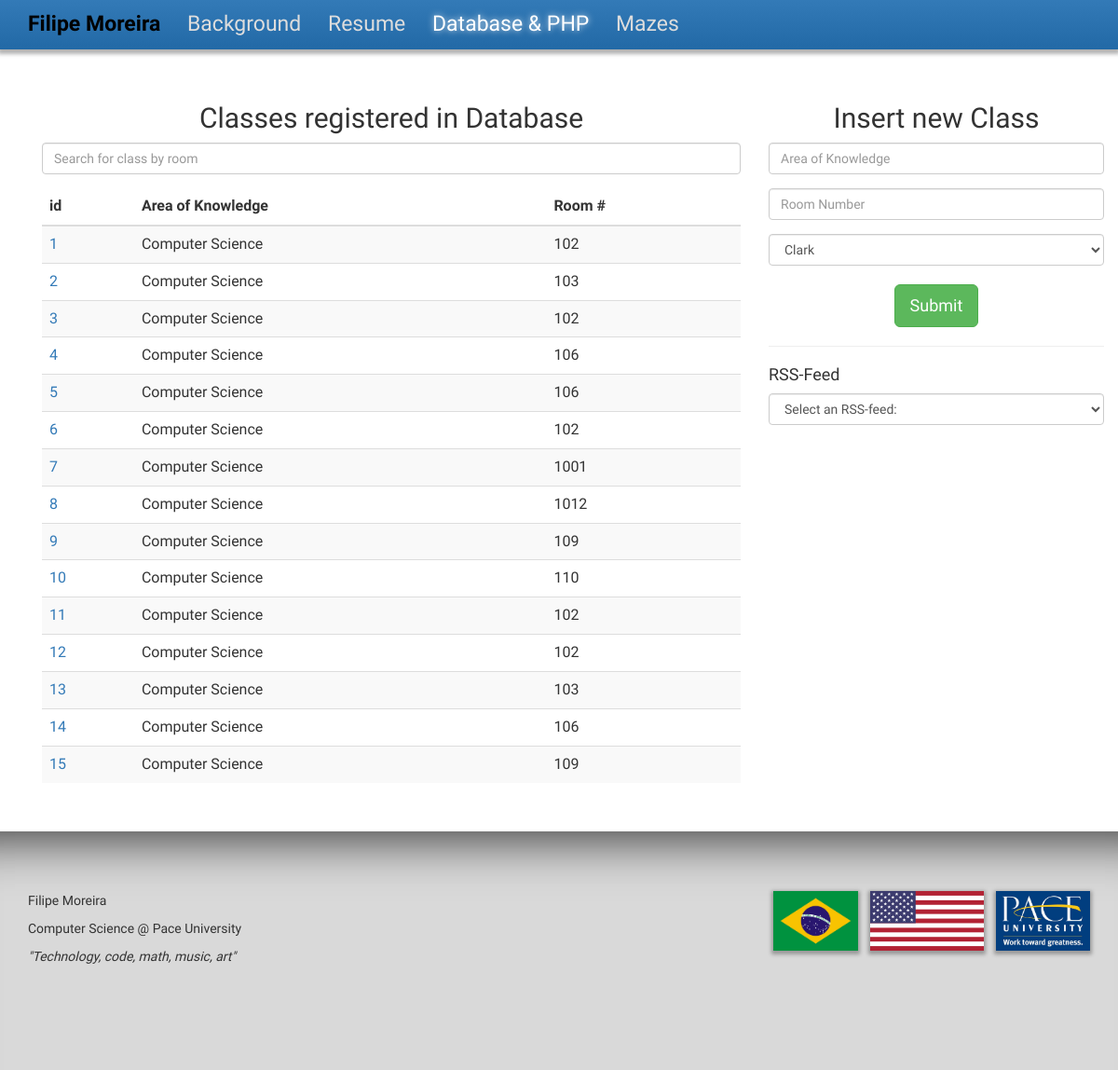
The page /database.php on the database its author committed.
### tables this page shows
create table class(
	id int auto_increment primary key,
    area varchar(25) not null,
    room_number int not null,
    id_professor int not null,
    foreign key (id_professor) references professor(id)
);

### database.php (the view, shortened to what this page needs)
<?php
	include "header.php";
 ?>
<section class='container displaced'>
<div class='container fluid'>
	<div class='row'>
		<div class='col-md-8'>
			<center><h2>Classes registered in Database</h2></center>
			<div class='form-group'>
				<input id='query' class='form-control' name='q' placeholder='Search for class by room'>
			</div>
<?php
$servername = "localhost";
$username = "root";
$password = "localroot";
$db = "db_school";
$link = mysqli_connect($servername, $username, $password, $db);
if($link === false){
    die("ERROR: Could not connect. " . mysqli_connect_error());
}else{
	$sql = "SELECT * FROM class";
	if($result = mysqli_query($link, $sql)){
	    if(mysqli_num_rows($result) > 0){
	        echo "<table class='table table-striped table-hover'><thead>";
	            echo "<tr>";
	                echo "<th>id</th>";
	                echo "<th>Area of Knowledge</th>";
	                echo "<th>Room #</th>";
	            echo "</tr></thead><tbody id='class_table'>";
	        while($row = mysqli_fetch_array($result)){
	            echo "<tr>";
	                echo "<td><a href='someclass.php?id=". $row['id'] ."''>" . $row['id'] . "</a></td>";
	                echo "<td>" . $row['area'] . "</td>";
	                echo "<td>" . $row['room_number'] . "</td>";
	            echo "</tr>";
	        }
	        echo "</tbody></table>";
	    } else{
	        echo "No classes registered.";
	    }
	} else{
	    echo "ERROR: Could not able to execute $sql. " . mysqli_error($link);
	}
}
?>
		</div>
		<div class='col-md-4'>
			<center><h2>Insert new Class</h2></center>
			<form method="post" action='insert.php'>
				<div class='form-group'>
					<input type='text' class='form-control' placeholder='Area of Knowledge' name='area'>
				</div>
				<div class='form-group'>
					<input type='text' class='form-control' placeholder='Room Number' name='room'>
				</div>
				<select class='form-control' name='professor'>
					<?php
						$sql = "SELECT id, p_name FROM professor";
						if($result = mysqli_query($link, $sql)){
						    if(mysqli_num_rows($result) > 0){
						        while($row = mysqli_fetch_array($result)){
						            echo "<option value='". $row['id']."'>".$row['p_name']."</option>";
						        }
						    } else{
						        echo "No classes registered.";
						    }
						} else{
						    echo "ERROR: Could not able to execute $sql. " . mysqli_error($link);
						}
					 ?>
				</select><br>
				<center><input type='submit' class='btn btn-lg btn-success'></center>
			</form>
			<hr>
			<h4>RSS-Feed</h4>
			<select onchange="showRSS(this.value)" class='form-control'>
				<option value="">Select an RSS-feed:</option>
			</select><br>
		</div>
	</div>
</div>
</section>
<?php
	include "footer.php";
 ?>

### header.php (shortened to what this page needs)
<html>
<head>
    <link rel="stylesheet" type="text/css" href="css/bootstrap.min.css">
    <link rel="stylesheet" type="text/css" href="css/style.css">
</head>
<body class='body'>
    <header>
        <div class='container'>
            <ul>
                <li id='brand'>Filipe Moreira</li>
                <a href="index.php"><li id='home-link'>Background</li></a>
                <a href="resume.php"><li id='resume-link'>Resume</li></a>
                <a href="database.php"><li id='database-link'>Database & PHP</li></a>
                <a href="mazes.php"><li id='mazes-link'>Mazes</li></a>
            </ul>
        </div>
    </header>
    <div class='vertical-displacer'></div>

### footer.php
	<footer id='footer'>
		<div class='container'>
			<div class='left'>
				<p>Filipe Moreira</p>
				<p>Computer Science @ Pace University</p>
				<p><i>"Technology, code, math, music, art"</i></p>
			</div>
			<div calss='flag-displacer right'>
				<img src="imgs/pace.jpg" height='64px' class='right'>
				<img src="imgs/us.svg" height='64px' class='right'>
				<img src="imgs/br.jpg" height='64px' class='right' id="hue">
			</div>
		</div>
	</footer>
</body>
</html>

### css/style.css (style rules this page uses)
* { font-family: 'Ubuntu', sans-serif; }
a { text-decoration: none !important; }
p { text-align: justify; }
header { background-color: #337ab7; font-size: 23px; padding-top: 10px; padding-bottom: 10px; background: -webkit-linear-gradient(#337ab7, #2269a6); background: -o-linear-gradient(#337ab7, #2269a6); background: -moz-linear-gradient(#337ab7, #2269a6); background: linear-gradient(#337ab7, #2269a6); box-shadow: 0 3px 4px 2px rgba(0,0,0,0.3); position: fixed; width: 100%; z-index: 10; }
footer { width: 100%; margin-top: 32px; -webkit-box-shadow: inset 0px 71px 55px -63px rgba(0,0,0,0.75); -moz-box-shadow: inset 0px 71px 55px -63px rgba(0,0,0,0.75); box-shadow: inset 0px 71px 55px -63px rgba(0,0,0,0.75); min-height: 256px; background-color: #d9d9d9; padding-top: 64px; }
footer img { margin-left: 13px; box-shadow: 0 2px 4px 2px rgba(0,0,0,0.3); }
header ul { list-style: none; display: inline; padding: 0 !important; }
header ul li { display: inline; margin-right: 23px; color: #ddd; cursor: pointer; }
section { background-color: #fff; }
.container { border-radius: 10px; }
.vertical-displacer { height: 64px; }
.left { float: left; }
.right { float: right; }
.displaced { margin-top: 26px; }
#brand { color: #000 !important; cursor: text !important; font-weight: bold; }

### rows shown on the page
class: id "1", area "Computer Science", room_number "102"
class: id "2", area "Computer Science", room_number "103"
class: id "3", area "Computer Science", room_number "102"
class: id "4", area "Computer Science", room_number "106"
class: id "5", area "Computer Science", room_number "106"
class: id "6", area "Computer Science", room_number "102"
class: id "7", area "Computer Science", room_number "1001"
class: id "8", area "Computer Science", room_number "1012"
class: id "9", area "Computer Science", room_number "109"
class: id "10", area "Computer Science", room_number "110"
class: id "11", area "Computer Science", room_number "102"
class: id "12", area "Computer Science", room_number "102"
class: id "13", area "Computer Science", room_number "103"
class: id "14", area "Computer Science", room_number "106"
class: id "15", area "Computer Science", room_number "109"

### other values the page prints
form field professor "Clark"
